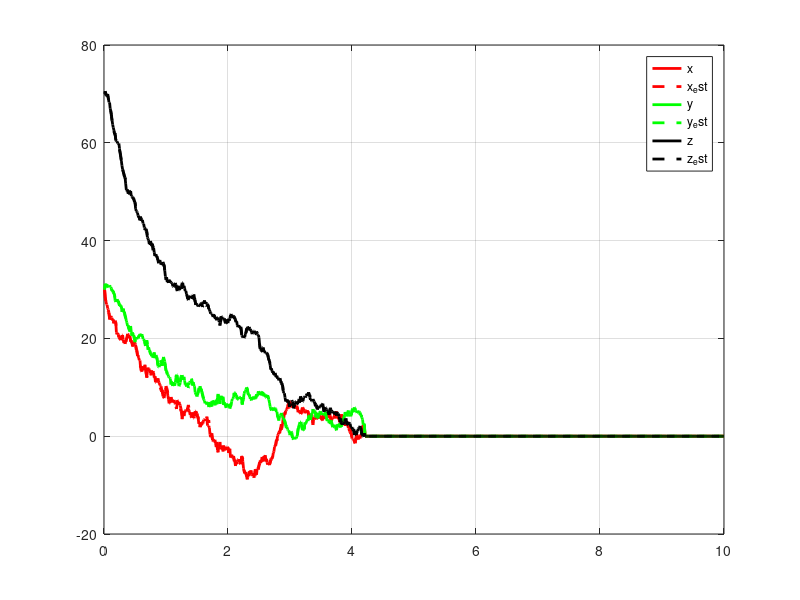
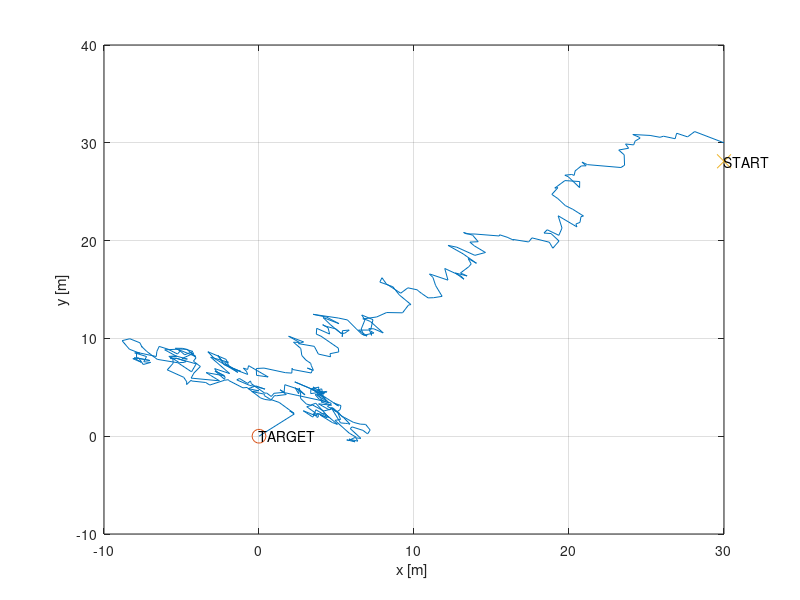
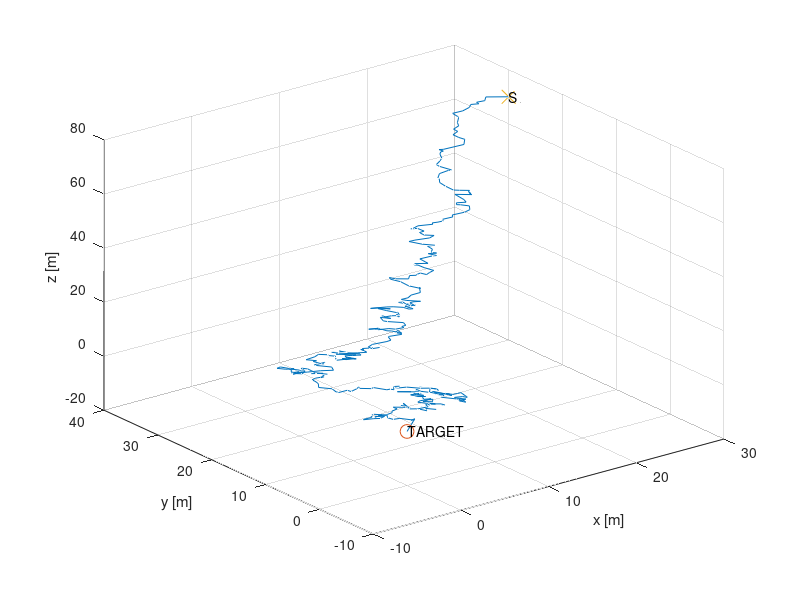
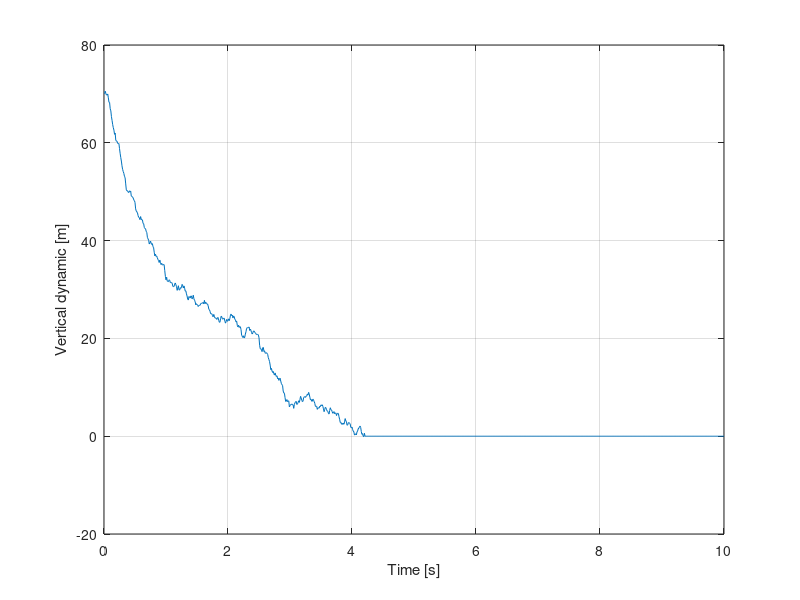

Reproduce these figures in MATLAB, in order.
clear all;
close all;
clc;

%% Initialization Ciao
set(0,'DefaultFigureWindowStyle','docked');
rng(3)

linewidth = 2;
marker_size = 10;

dt = 0.01; % [s]
sim_t = 10; % [s]
I = 1; % inertia
T = sim_t/dt; % number of iterations
t_vect = dt:dt:sim_t;

x = zeros(3,T); % chute position
u = zeros(3,T); % input matrix
x(:, 1) = [30 30 70]; % initial state
x_est = zeros(3,T);
x_est(:,1) = x(:,1);
P_est = zeros(3,3);
target = [0,0,0]';

% State covariance matrix
R_GPS = rand(3,3)-0.5;
R_GPS = R_GPS*R_GPS'; % bisogna cambiare l'incertezza di theta perche rad

% Input covariance matrix
Q = (rand(3,3)-0.5);
Q = Q*Q';
nu = zeros(3, 1);

A = eye(3,3);
B = dt*eye(3,3);
G = eye(3,3); % state 

%% LQR

S = [1 0 0;
      0 1 0;
      0 0 1];
R = 1.5*eye(3,3);
P = cell(1,T);
Sf = [1 0 0;
      0 1 0;
      0 0 1];
P{T} = Sf;

% LQR algorithm
for i=T:-1:2
    P{i-1} = S+A'*P{i}*A-A'*P{i}*B*inv(R+B'*P{i}*B)*B'*P{i}*A;
end

%% Kalman Filter

for t=1:T-1
    nu(:) = mvnrnd([0; 0; 0], Q)';  % noise on the input and on the model 
    
    % Optimal input
    K = inv(R+B'*P{t+1}*B)*B'*P{t+1}*A; 
    u(:,t) = -K*(x(:,t)-target);

    % State Update
    x(:, t+1) = A*x(:,t)+B*u(:,t)+nu;
    
    % Predictions
    x_est(:, t+1) = A*x_est(:,t)+B*u(:,t);
    P_est = A*P_est*A' + G*Q*G';
    % Measurements update
    z_GPS = x(:,t+1) + mvnrnd([0;0;0], R_GPS)';
    Innovation = z_GPS - x_est(:,t+1);
    H_GPS = eye(3,3);
    % Updated Kalman estimates
    S_Inno = H_GPS*P_est*H_GPS' + R_GPS; % covariance of inno
    W = P_est*H_GPS'*inv(S_Inno); % kalman filter gain
    x_est(:,t+1) = x_est(:,t+1) + W*Innovation; % updated state estimate
    P_est = (eye(3) - W*H_GPS)*P_est; % updated cov matrix
    
    if x(3,t) < 0
        break
    end
end

%% Plot

figure(1)
plot(t_vect, x(1,:), 'r', 'LineWidth', linewidth)
hold on
plot(t_vect, x_est(1,:), 'r--', 'LineWidth', linewidth)
plot(t_vect, x(2,:), 'g', 'LineWidth', linewidth)
plot(t_vect, x_est(2,:), 'g--', 'LineWidth', linewidth)
plot(t_vect, x(3,:), 'k', 'LineWidth', linewidth)
plot(t_vect, x_est(3,:), 'k--', 'LineWidth', linewidth)
grid on
legend('x', 'x_est', 'y', 'y_est', 'z', 'z_est', 'Location','best')

figure(2) 
plot(x(1,:), x(2, :)) 
hold on 
plot(target(1), target(2), 'o', 'MarkerSize', marker_size); 
text(target(1), target(2), 'TARGET') 
plot(x(1, 1), x(1,2), 'x', 'MarkerSize', marker_size); 
text(x(1, 1), x(1,2), 'START') 
xlabel('x [m] ') 
ylabel('y [m]') 
grid on 
 
figure(3) 
plot3(x(1,:), x(2, :), x(3, :)) 
hold on 
plot3(target(1), target(2), target(3), 'o', 'MarkerSize', marker_size); 
text(target(1), target(2), target(3), 'TARGET') 
plot3(x(1, 1), x(2,1), x(3, 1), 'x', 'MarkerSize', marker_size); 
text(x(1, 1), x(2,1), x(3, 1), 'START') 
xlabel('x [m] ') 
ylabel('y [m]') 
zlabel('z [m]') 
grid on 
 
figure(4) 
plot(t_vect, x(3, :)) 
xlabel('Time [s]') 
ylabel('Vertical dynamic [m]') 
grid on

figure(5)
plot(t_vect, u(1,:), 'r', 'LineWidth', linewidth)
hold on
plot(t_vect, u(2,:), 'g', 'LineWidth', linewidth)
plot(t_vect, u(3,:), 'k', 'LineWidth', linewidth)
grid on
legend('V_{x}', 'V_{y}', 'V_{z}', 'Location','best')